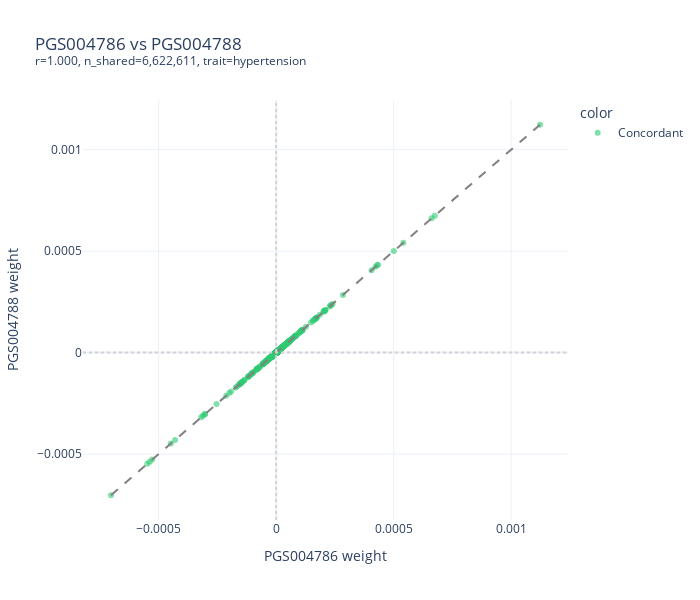

The notebook cell saved with this chart:
### Code cell
# Demo: Plot a pair from the sample
if comparison_stats is not None and shared_variants_dict:
    sample_keys = set(shared_variants_dict.keys())
    print(f"Looking for matches among {len(sample_keys)} sample pairs...")
    
    # Find any pair that exists in sample (sorted by correlation for a good example)
    found = False
    for _, row in comparison_stats.dropna(subset=['pearson_r']).sort_values('pearson_r', ascending=False).iterrows():
        key = f"{row['pgs_id_1']}_{row['pgs_id_2']}"
        alt_key = f"{row['pgs_id_2']}_{row['pgs_id_1']}"
        if key in sample_keys or alt_key in sample_keys:
            print(f"\nExample: {row['pgs_id_1']} vs {row['pgs_id_2']}")
            print(f"Trait: {row['trait_label']}")
            print(f"Correlation: r = {row['pearson_r']:.3f}")
            print(f"Shared variants: {row['n_shared']:,}")

            fig = plot_pgs_comparison(
                row["pgs_id_1"], row["pgs_id_2"],
                shared_variants_dict, comparison_stats
            )
            if fig:
                fig.show()
            found = True
            break
    
    if not found:
        print("No matching pairs found in sample!")
        print(f"Sample keys: {list(sample_keys)[:5]}")
elif not shared_variants_dict:
    print("⚠ No sample variants loaded")
    print("   Run: python scripts/extract_sample_variants.py")
else:
    print("⚠ comparison_stats not loaded")

### Figure 1 — Plotly figure (JSON) as saved in the notebook; plotly's stock layout.template omitted (floating-point values rounded to 4 significant figures; data arrays with more than 128 entries replaced by an {"elided": "..."} marker saying what was removed)
{"data": [{"customdata": {"elided": "1000x1 str values"}, "hovertemplate": "color=Concordant<br>PGS004786 weight=%{x}<br>PGS004788 weight=%{y}<br>variant_id=%{customdata[0]}<extra></extra>", "legendgroup": "Concordant", "marker": {"color": "#2ecc71", "opacity": 0.6, "symbol": "circle"}, "mode": "markers", "name": "Concordant", "orientation": "v", "showlegend": true, "type": "scatter", "x": {"elided": "1000 float values"}, "xaxis": "x", "y": {"elided": "1000 float values"}, "yaxis": "y"}], "layout": {"height": 600, "legend": {"title": {"text": "color"}, "tracegroupgap": 0}, "shapes": [{"line": {"color": "gray", "dash": "dash"}, "type": "line", "x0": -0.0007029, "x1": 0.001123, "y0": -0.0007029, "y1": 0.001123}, {"line": {"color": "lightgray", "dash": "dot"}, "type": "line", "x0": 0, "x1": 1, "xref": "x domain", "y0": 0, "y1": 0, "yref": "y"}, {"line": {"color": "lightgray", "dash": "dot"}, "type": "line", "x0": 0, "x1": 0, "xref": "x", "y0": 0, "y1": 1, "yref": "y domain"}], "title": {"text": "PGS004786 vs PGS004788<br><sup>r=1.000, n_shared=6,622,611, trait=hypertension</sup>"}, "width": 700, "xaxis": {"anchor": "y", "domain": [0, 1], "title": {"text": "PGS004786 weight"}}, "yaxis": {"anchor": "x", "domain": [0, 1], "title": {"text": "PGS004788 weight"}}}}
